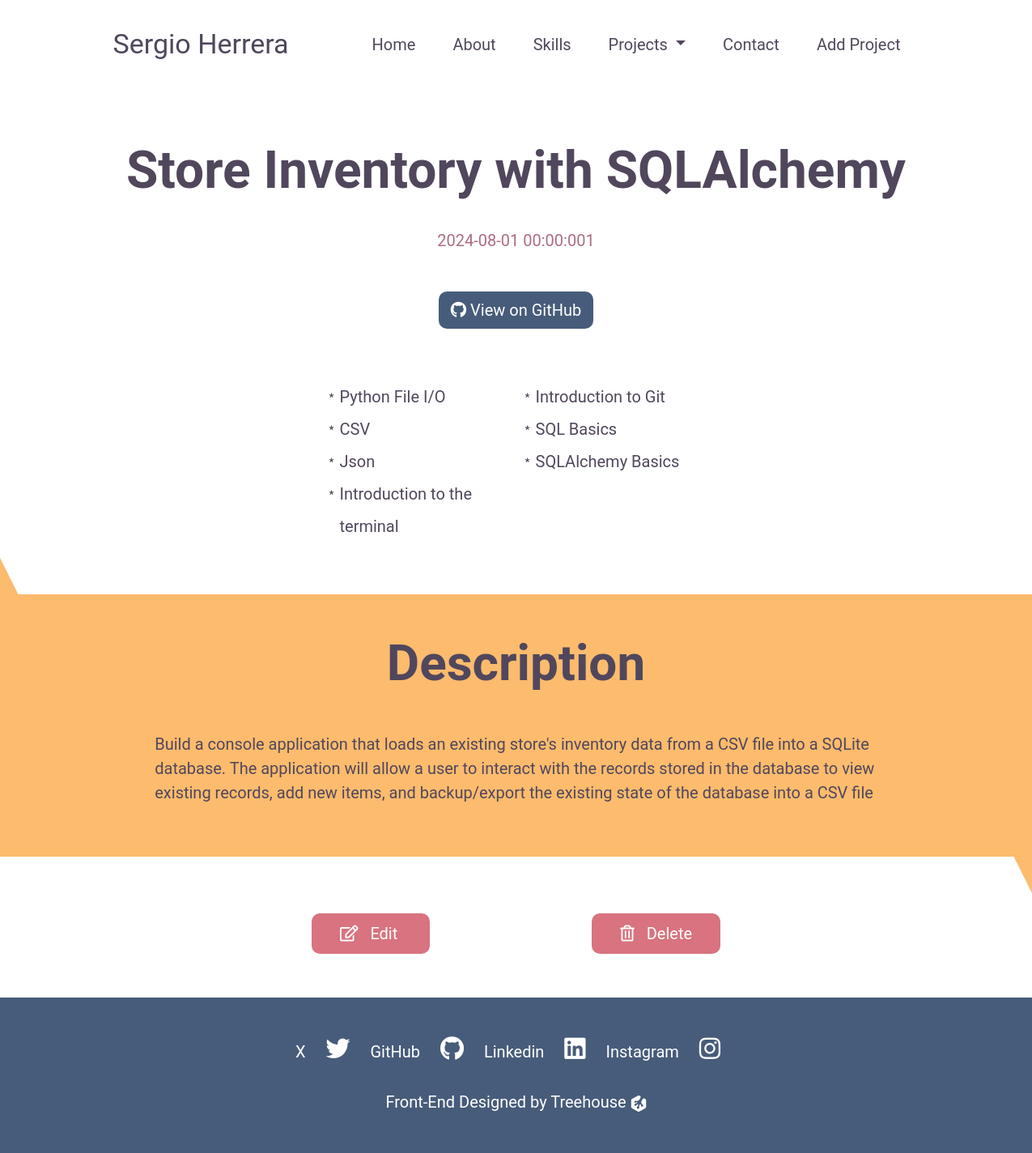
/projects/4, run on the app's committed database.
### models.py (models this page shows, shortened)
class Project(db.Model):
    __tablename__ = 'my_projects'
    id = db.Column(db.Integer, primary_key=True)  # primary key
    title=db.Column('Title', db.String())
    date = db.Column('Date',  db.DateTime, default=datetime.datetime.now)
    description=db.Column('Description', db.String())
    skills_practiced = db.Column('Skills Practice', db.String())
    url = db.Column('GitHub Repo', db.String())

### app.py (the view)
@app.route('/projects/<int:id>')
def detail(id):
    projects = db.session.query(Project).all()
    project = db.one_or_404(db.select(Project).filter_by(id=id))
    skills = project.skills_practiced
    return render_template('detail.html',
                           project=project,
                           id=id, skills=skills,
                           projects=projects)

### templates/detail.html
{% extends 'layout.html' %}
{% block content %}
<section class="header">
  <h1>{{project.title}}</h1>
  <p>{{project.date}}1</p>
  <a href="{{project.url}}" class="github-btn">
    <i class="fab fa-github"></i>
    View on GitHub
  </a>
  <ul class="project-skills">
    <div>
       {% for skill in project.skills_practiced.split(',')  %}
        <li>{{skill}}</li>
       {% endfor %}
    </div>
  </ul>
</section>
<section id="project-desc">
  <div id="triangle5"></div>
  <h2>Description</h2>
  <p>{{project.description}}</p>
  <div id="triangle6"></div>
</section>
<section id="edit-delete">
  <a href="{{url_for('edit',id=project.id )}}">
    <i class="fas fa-edit"></i>
    Edit
  </a>
  <a href="{{url_for('delete',id=project.id )}}">
    <i class="far fa-trash-alt"></i>
    Delete
  </a>
</section>
{% endblock content%}

### static/styles.css (style rules this page uses)
:root { --primary-text: #51475c; --secondary-text: #ab6c82; --primary: #475c7a; --secondary: #fcbb6d; --accent: #d8737f; --white: #fff; }
* { font-family: "Roboto", Arial, Helvetica, sans-serif; color: var(--primary-text); }
h2 { font-size: 30px; font-weight: bold; }
body { overflow-x: hidden; }
.header { margin-left: 5%; margin-right: 5%; margin-top: 5rem; text-align: center; }
.header h1 { font-size: 32px; font-weight: bold; }
.header p { font-size: 20px; color: var(--secondary-text); }
.header .github-btn { display: inline-block; margin-top: 2rem; margin-bottom: 4rem; }
.header .project-skills { list-style: none; text-align: left; margin: auto; line-height: 40px; max-width: 250px; margin-bottom: 4rem; }
.header .project-skills li { position: relative; }
.header .project-skills li::before { content: "\FE61"; position: absolute; left: -20px; }
.github-btn { border-radius: 10px; background-color: var(--primary); padding: 8px 15px; color: var(--white); text-decoration: none; }
.github-btn i { color: var(--white); }
#project-desc { background-color: var(--secondary); position: relative; text-align: center; padding-right: 5%; padding-left: 5%; }
#triangle5 { width: 0; height: 0; border-left: 50px solid transparent; border-right: 50px solid transparent; border-bottom: 100px solid var(--secondary); position: absolute; top: -75px; left: -65px; }
#project-desc h2 { padding-top: 3rem; margin-bottom: 3rem; }
#project-desc p { text-align: left; padding-bottom: 4rem; }
#triangle6 { width: 0; height: 0; border-left: 50px solid transparent; border-right: 50px solid transparent; border-top: 100px solid var(--secondary); position: absolute; bottom: -75px; right: -65px; }
#edit-delete { padding-top: 4rem; padding-bottom: 4rem; text-align: center; }
#edit-delete a { background-color: var(--accent); border-radius: 10px; color: var(--white); padding: 13px 35px; text-decoration: none; }
#edit-delete a:first-of-type { margin-right: 20px; }
#edit-delete a i { color: var(--white); margin-right: 10px; font-weight: normal; }
@media (min-width: 992px) { h2 { font-size: 62px; } }
@media (min-width: 992px) { .header h1 { font-size: 64px; margin-bottom: 2rem; } }
@media (min-width: 992px) { #project-desc { padding-right: 15%; padding-left: 15%; } }
@media (min-width: 1200px) { .header .project-skills { -webkit-column-count: 2; -moz-column-count: 2; column-count: 2; max-width: 500px; } }
@media (min-width: 1200px) { #edit-delete a:first-of-type { margin-right: 200px; } }

### data on the page
Project: title "Store Inventory with SQLAlchemy", date "2024-08-01 00:00:00", description "Build a console application that loads an existing store's inventory data from a CSV file into a SQLite database. The application will allow a user to interact with the records stored in the database to view existing records, add new items, and backup/export the existing state of the database into a CSV file"

### other printed values
{{ skill }} "Python File I/O" "CSV" "Json" "Introduction to the terminal" "Introduction to Git" "SQL Basics" "SQLAlchemy Basics"
